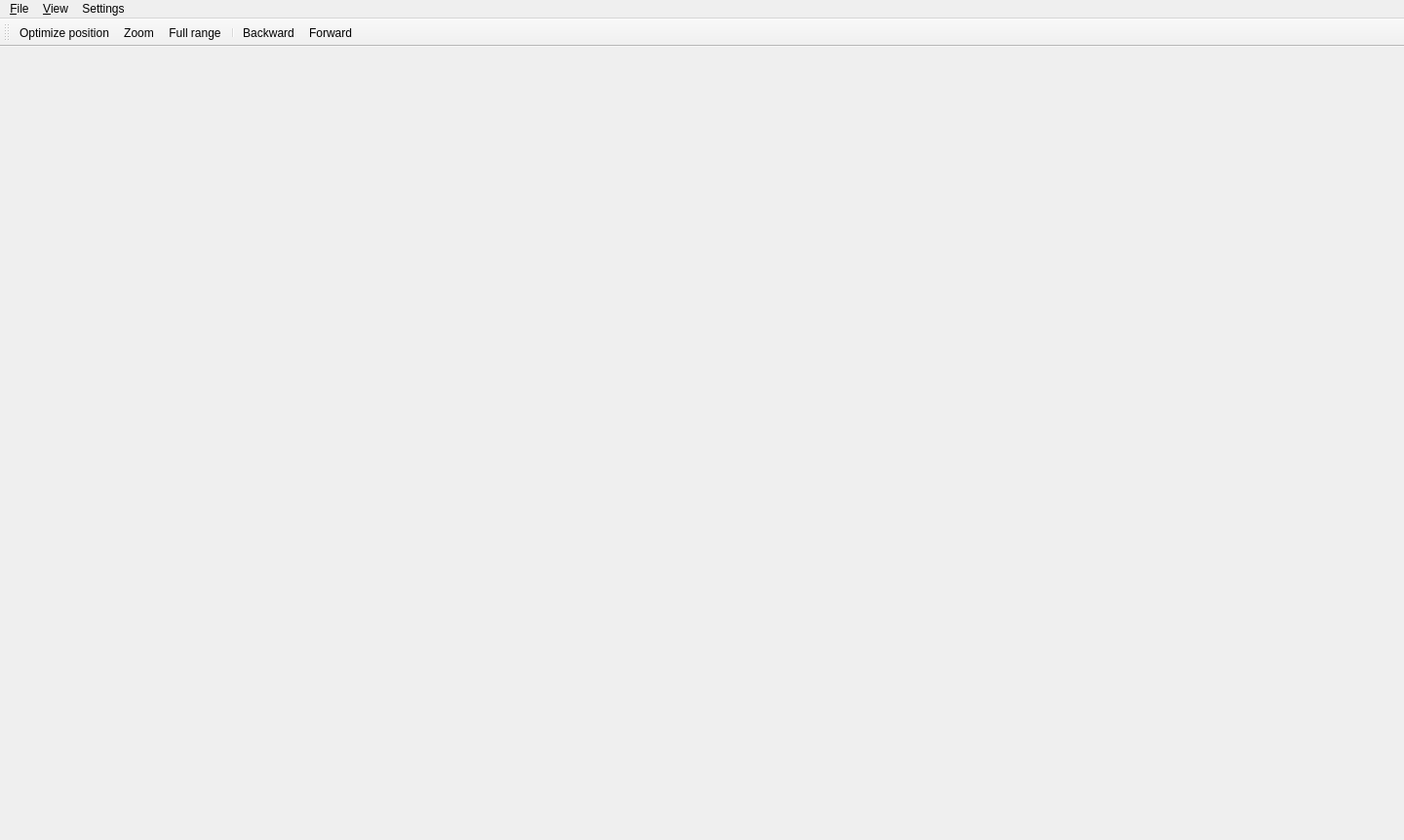
<?xml version="1.0" encoding="UTF-8"?>
<ui version="4.0">
 <class>MainWindow</class>
 <widget class="QMainWindow" name="MainWindow">
  <property name="geometry">
   <rect>
    <x>0</x>
    <y>0</y>
    <width>1440</width>
    <height>862</height>
   </rect>
  </property>
  <property name="sizePolicy">
   <sizepolicy hsizetype="Preferred" vsizetype="Preferred">
    <horstretch>0</horstretch>
    <verstretch>0</verstretch>
   </sizepolicy>
  </property>
  <property name="windowTitle">
   <string>qudi: Confocal</string>
  </property>
  <widget class="QWidget" name="centralwidget">
   <property name="maximumSize">
    <size>
     <width>0</width>
     <height>0</height>
    </size>
   </property>
  </widget>
  <widget class="QMenuBar" name="menubar">
   <property name="geometry">
    <rect>
     <x>0</x>
     <y>0</y>
     <width>1440</width>
     <height>24</height>
    </rect>
   </property>
   <widget class="QMenu" name="menuFile">
    <property name="title">
     <string>&amp;File</string>
    </property>
    <addaction name="separator"/>
    <addaction name="action_close_window"/>
    <addaction name="action_save_all_scans"/>
   </widget>
   <widget class="QMenu" name="menu_Settings">
    <property name="title">
     <string>Settings</string>
    </property>
    <addaction name="action_scanner_settings"/>
    <addaction name="action_optimizer_settings"/>
    <addaction name="action_display_settings"/>
   </widget>
   <widget class="QMenu" name="menuView">
    <property name="title">
     <string>&amp;View</string>
    </property>
    <addaction name="action_view_scanner_control"/>
    <addaction name="action_view_optimizer"/>
    <addaction name="action_view_toolbar"/>
    <addaction name="action_view_line_scan"/>
    <addaction name="separator"/>
    <addaction name="action_restore_default_view"/>
    <addaction name="separator"/>
    <addaction name="action_autorange_2d_scans"/>
   </widget>
   <addaction name="menuFile"/>
   <addaction name="menuView"/>
   <addaction name="menu_Settings"/>
  </widget>
  <widget class="QToolBar" name="util_toolBar">
   <property name="windowTitle">
    <string>Utilities Toolbar</string>
   </property>
   <property name="allowedAreas">
    <set>Qt::LeftToolBarArea|Qt::RightToolBarArea|Qt::TopToolBarArea</set>
   </property>
   <property name="toolButtonStyle">
    <enum>Qt::ToolButtonTextUnderIcon</enum>
   </property>
   <property name="floatable">
    <bool>false</bool>
   </property>
   <attribute name="toolBarArea">
    <enum>TopToolBarArea</enum>
   </attribute>
   <attribute name="toolBarBreak">
    <bool>false</bool>
   </attribute>
   <addaction name="action_optimize_position"/>
   <addaction name="action_utility_zoom"/>
   <addaction name="action_utility_full_range"/>
   <addaction name="separator"/>
   <addaction name="action_history_back"/>
   <addaction name="action_history_forward"/>
  </widget>
  <action name="action_scanner_settings">
   <property name="icon">
    <iconset>
     <normaloff>../../../../../../../../Software/qudivenv/src/qudi/qudi/core/artwork/icons/configure.svg</normaloff>../../../../../../../../Software/qudivenv/src/qudi/qudi/core/artwork/icons/configure.svg</iconset>
   </property>
   <property name="text">
    <string>Scan Settings</string>
   </property>
  </action>
  <action name="action_close_window">
   <property name="icon">
    <iconset>
     <normaloff>../../../../../../../../Software/qudivenv/src/qudi/qudi/core/artwork/icons/application-exit.svg</normaloff>../../../../../../../../Software/qudivenv/src/qudi/qudi/core/artwork/icons/application-exit.svg</iconset>
   </property>
   <property name="text">
    <string>Close window</string>
   </property>
   <property name="toolTip">
    <string>Close scanning window</string>
   </property>
  </action>
  <action name="action_optimizer_settings">
   <property name="icon">
    <iconset>
     <normaloff>../../../../../../../../Software/qudivenv/src/qudi/qudi/core/artwork/icons/configure.svg</normaloff>../../../../../../../../Software/qudivenv/src/qudi/qudi/core/artwork/icons/configure.svg</iconset>
   </property>
   <property name="text">
    <string>Optimizer Settings</string>
   </property>
  </action>
  <action name="action_utility_zoom">
   <property name="checkable">
    <bool>true</bool>
   </property>
   <property name="icon">
    <iconset>
     <normaloff>../../../../../../../../Software/qudivenv/src/qudi/qudi/core/artwork/icons/zoom-select.svgz</normaloff>
     <normalon>../../../../../../../../Software/qudivenv/src/qudi/qudi/core/artwork/icons/search_active.svg</normalon>../../../../../../../../Software/qudivenv/src/qudi/qudi/core/artwork/icons/zoom-select.svgz</iconset>
   </property>
   <property name="text">
    <string>Zoom</string>
   </property>
   <property name="toolTip">
    <string>Toggle zooming by rubberband selection. Will set scan ranges accordingly.
Shortcut:Z</string>
   </property>
   <property name="shortcut">
    <string>Z</string>
   </property>
  </action>
  <action name="action_view_scanner_control">
   <property name="checkable">
    <bool>true</bool>
   </property>
   <property name="checked">
    <bool>true</bool>
   </property>
   <property name="text">
    <string>Scanner control</string>
   </property>
   <property name="toolTip">
    <string>Toggle scanner control view</string>
   </property>
  </action>
  <action name="action_view_optimizer">
   <property name="checkable">
    <bool>true</bool>
   </property>
   <property name="checked">
    <bool>true</bool>
   </property>
   <property name="text">
    <string>Optimizer</string>
   </property>
   <property name="toolTip">
    <string>Toggle optimizer view
Shortcut:Alt+O</string>
   </property>
   <property name="shortcut">
    <string>Alt+O</string>
   </property>
  </action>
  <action name="action_optimize_position">
   <property name="checkable">
    <bool>true</bool>
   </property>
   <property name="enabled">
    <bool>true</bool>
   </property>
   <property name="icon">
    <iconset>
     <normaloff>../../core/artwork/icons/optimize-position.svg</normaloff>
     <normalon>../../core/artwork/icons/scan-stop.svg</normalon>../../core/artwork/icons/optimize-position.svg</iconset>
   </property>
   <property name="text">
    <string>Optimize position</string>
   </property>
   <property name="toolTip">
    <string>Optimize scanner position according to the configured procedure
Shortcut:Ctrl+Alt+X</string>
   </property>
   <property name="statusTip">
    <string/>
   </property>
   <property name="shortcut">
    <string>Ctrl+Alt+X</string>
   </property>
  </action>
  <action name="action_restore_default_view">
   <property name="text">
    <string>Restore default</string>
   </property>
   <property name="toolTip">
    <string>Restore default arrangement of dock widgets </string>
   </property>
  </action>
  <action name="action_history_forward">
   <property name="enabled">
    <bool>true</bool>
   </property>
   <property name="icon">
    <iconset>
     <normaloff>../../../../../../../../Software/qudivenv/src/qudi/qudi/core/artwork/icons/go-next.svgz</normaloff>../../../../../../../../Software/qudivenv/src/qudi/qudi/core/artwork/icons/go-next.svgz</iconset>
   </property>
   <property name="text">
    <string>Forward</string>
   </property>
   <property name="toolTip">
    <string>Go forward in scan history
Shortcut:Ctrl+R</string>
   </property>
   <property name="shortcut">
    <string>Ctrl+R</string>
   </property>
  </action>
  <action name="action_history_back">
   <property name="enabled">
    <bool>true</bool>
   </property>
   <property name="icon">
    <iconset>
     <normaloff>../../../../../../../../Software/qudivenv/src/qudi/qudi/core/artwork/icons/go-previous.svgz</normaloff>../../../../../../../../Software/qudivenv/src/qudi/qudi/core/artwork/icons/go-previous.svgz</iconset>
   </property>
   <property name="text">
    <string>Backward</string>
   </property>
   <property name="toolTip">
    <string>Go backwards in scan history
Shortcut:Ctrl+Z</string>
   </property>
   <property name="shortcut">
    <string>Ctrl+Z</string>
   </property>
  </action>
  <action name="action_view_line_scan">
   <property name="checkable">
    <bool>true</bool>
   </property>
   <property name="checked">
    <bool>true</bool>
   </property>
   <property name="text">
    <string>Line scan</string>
   </property>
   <property name="toolTip">
    <string>Toggle line scan view</string>
   </property>
  </action>
  <action name="action_utility_full_range">
   <property name="icon">
    <iconset>
     <normaloff>../../../../../../../../Software/qudivenv/src/qudi/qudi/core/artwork/icons/zoom-fit-best.svg</normaloff>../../../../../../../../Software/qudivenv/src/qudi/qudi/core/artwork/icons/zoom-fit-best.svg</iconset>
   </property>
   <property name="text">
    <string>Full range</string>
   </property>
   <property name="toolTip">
    <string>Set all scans to full scan range
Shortcut:Ctrl+Alt+&lt;</string>
   </property>
   <property name="shortcut">
    <string>Ctrl+Alt+&lt;</string>
   </property>
  </action>
  <action name="action_autorange_2d_scans">
   <property name="checkable">
    <bool>false</bool>
   </property>
   <property name="text">
    <string>Auto range 2D scans</string>
   </property>
   <property name="toolTip">
    <string>Automatically adjust axes ranges for 2D scan images
Shortcut: Shift+R</string>
   </property>
   <property name="shortcut">
    <string>Shift+R</string>
   </property>
  </action>
  <action name="action_display_settings">
   <property name="icon">
    <iconset>
     <normaloff>../../../../../../../../Software/qudivenv/src/qudi/qudi/core/artwork/icons/configure.svg</normaloff>../../../../../../../../Software/qudivenv/src/qudi/qudi/core/artwork/icons/configure.svg</iconset>
   </property>
   <property name="text">
    <string>Display Settings</string>
   </property>
  </action>
  <action name="action_view_toolbar">
   <property name="checkable">
    <bool>true</bool>
   </property>
   <property name="checked">
    <bool>true</bool>
   </property>
   <property name="text">
    <string>Toolbar</string>
   </property>
   <property name="toolTip">
    <string>Toggle utility toolbar view
Shortcut:Alt+T</string>
   </property>
   <property name="shortcut">
    <string>Alt+T</string>
   </property>
  </action>
  <action name="action_save_all_scans">
   <property name="icon">
    <iconset>
     <normaloff>../../../../../qudi-core/src/qudi/artwork/icons/document-save.svg</normaloff>../../../../../qudi-core/src/qudi/artwork/icons/document-save.svg</iconset>
   </property>
   <property name="text">
    <string>Save all</string>
   </property>
  </action>
 </widget>
 <resources/>
 <connections>
  <connection>
   <sender>action_close_window</sender>
   <signal>triggered()</signal>
   <receiver>MainWindow</receiver>
   <slot>close()</slot>
   <hints>
    <hint type="sourcelabel">
     <x>-1</x>
     <y>-1</y>
    </hint>
    <hint type="destinationlabel">
     <x>627</x>
     <y>188</y>
    </hint>
   </hints>
  </connection>
 </connections>
</ui>
